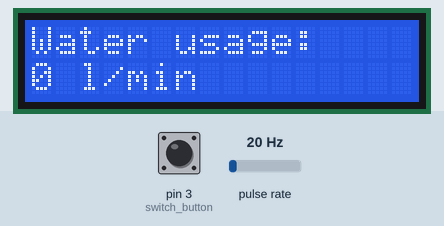
Simulated run of this sketch. Board: Arduino Uno, built with avr-gcc and run on an emulated ATmega328P. Shown: 16×2 character LCD. Wiring (inferred from the names in the program): pulse sensor: data pin 2. The inputs (shaded band) are chosen by the test bench; at power-on: pin 3 (switch_button) HIGH, pulse rate 20 Hz. Storage starts empty; what the sketch prints to the serial monitor is not drawn.

Above: at 1.2 s.
1.3 s: pin 3 (switch_button) pulled LOW for 0.15 s
At 1.38 s:
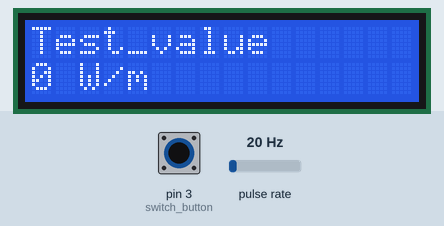
2.9 s: pin 3 (switch_button) pulled LOW for 3.2 s
Timing chart, 0 to 5.9 s (numbered marks = the images above; inputs shaded):
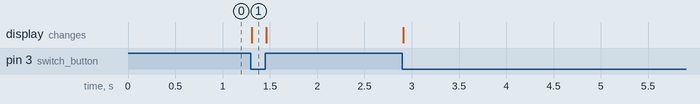

The sketch:

SensorCounter.ino
```cpp
/*  SD card attached to SPI bus as follows:
 ** MOSI - pin 11
 ** MISO - pin 12
 ** CLK - pin 13
 ** CS - pin 4 (for MKRZero SD: SDCARD_SS_PIN)
*/

#include <SPI.h>
#include <SD.h>
#include <LiquidCrystal.h>

#define SAMPLING  60000 /* in miliseconds */
#define DEBOUNCE  200 /* devounce time for a buttons */
#define SENSOR_NUMBER 1


File myFile;
const int rs = 9, en = 10, d4 = 8, d5 = 7, d6 = 6, d7 = 5;
LiquidCrystal lcd(rs, en, d4, d5, d6, d7);


unsigned char sd_slot = 4;
unsigned char waterSensor = 2;
unsigned char switch_button = 3;

/* longs for time looping */
unsigned long currentTime;
unsigned long c_loopTime;

/* ints for interupts  */
volatile int flow_frequency = 0; /* interupt value for waterSensor */
volatile int electric_frequency = 0; /* interupt value for waterSensor */
volatile int switch_state = 0; /* interupt value for cycling trough display modes */
unsigned int old_switch_state = -1;
unsigned int water_min;
unsigned int elect_min;
int old_water_min = -1;
int old_elect_min = -1;
String dataString = ""; /* String for saving to CSV  */


void water_usage(); /* function for showing water usage on LCD */
void test_usage(); /* test for switching display valuses */
void flow (); /* interupt for waterSensor */
void screen_switch(); /* interupt, cycling trough display modes */


void setup() {
  lcd.begin(16, 2);
  Serial.begin(9600);
  while (!Serial) {
    ;
  }
  Serial.print("Initializing SD card...");
  if (!SD.begin(4)) {
    Serial.println("initialization failed!");
    while (1);
  }
  Serial.println("initialization done!\n");
  myFile = SD.open("test.txt", FILE_WRITE);
  if (myFile) {
    Serial.println("File opened!");
  }
  else {
    Serial.println("Failed to open file!");
    while (1) {
      ;
    }
  }

  pinMode(waterSensor, INPUT);
  digitalWrite(waterSensor, HIGH);
  attachInterrupt(0, flow, RISING);

  pinMode(switch_button, INPUT);
  digitalWrite(switch_button, HIGH);
  attachInterrupt(1, screen_switch, HIGH);
  sei();
  currentTime = millis();
  c_loopTime = currentTime;
}

void loop() {
  currentTime = millis();
  /* loop for waterSensor */
  if (currentTime >= (c_loopTime + SAMPLING)) {
    c_loopTime = currentTime;

    water_min = flow_frequency * 10;
    flow_frequency = 0;

    elect_min = electric_frequency * 10;
    electric_frequency = 0;

    for (int j = 0; j < SENSOR_NUMBER; j++) {
      dataString = String(water_min) + "," + String(elect_min);
      myFile.println(dataString);
      Serial.println(dataString);
      myFile.flush();
      dataString = "";
    }
  }

  switch (switch_state) {
    case 0:
      if (water_min != old_water_min || switch_state != old_switch_state) {
        water_usage();
        old_water_min = water_min;
        old_switch_state = switch_state;
      }
      break;

    case 1:
      if (elect_min != old_elect_min || switch_state != old_switch_state) {
        test_usage();
        old_elect_min = elect_min;
        old_switch_state = switch_state;
      }
      break;

  }

}
void flow () {
  flow_frequency++;
  delay(DEBOUNCE);
}


void screen_switch() {
  switch_state++;
  switch_state = switch_state % 2;
  delay(DEBOUNCE);
}


void water_usage() {
  lcd.clear();
  lcd.print("Water usage:");
  lcd.setCursor(0, 1);
  lcd.print(String(water_min)+ " l/min");
  Serial.println(water_min);
}


void test_usage() {
  lcd.clear();
  lcd.print("Test_value");
  lcd.setCursor(0, 1);
  lcd.print(String(elect_min) + " W/m");
}
```

Measured:
- after the input at 1.3 s, the display: changes at once (image 1)
